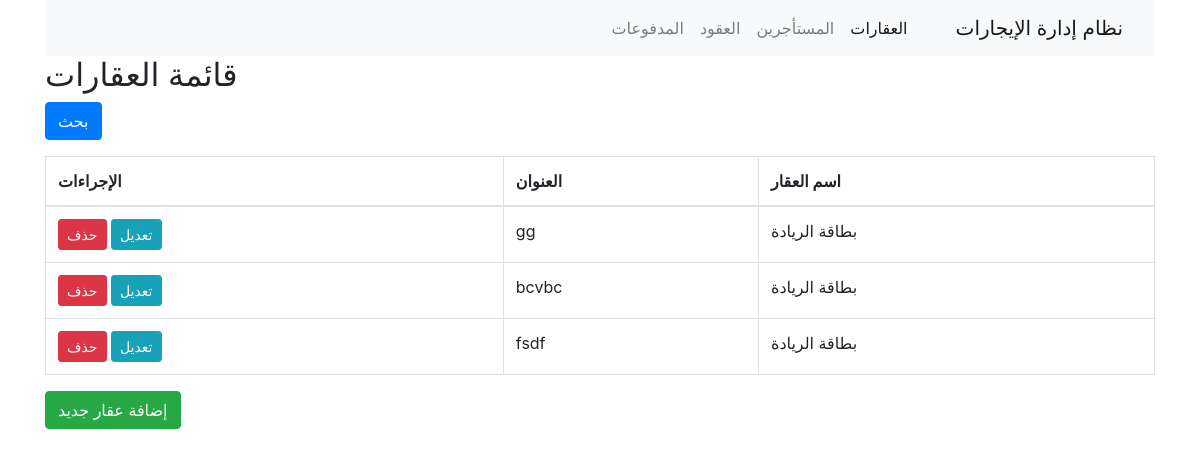
The page /properties/ on the database as committed earlier.
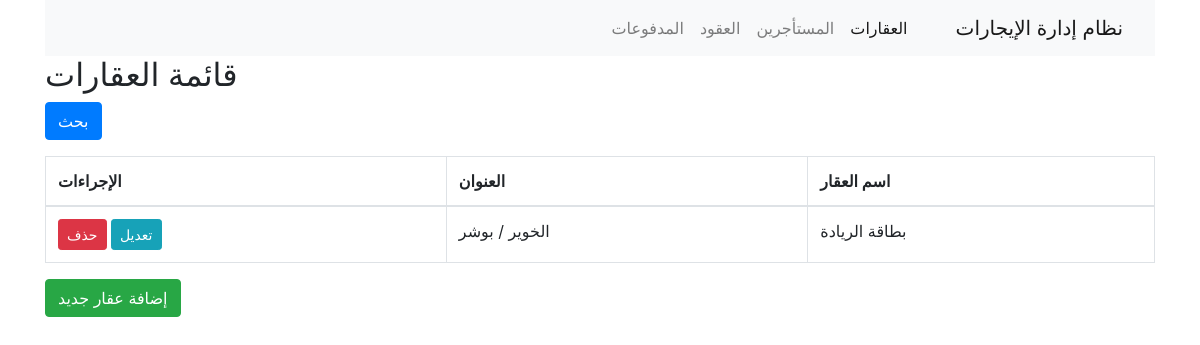
The same page on the database as committed later.
### properties/models.py (models this page shows, shortened)
class Property(models.Model):
    PROPERTY_TYPES = [
        ('apartment', 'شقة'),
        ('officestation', 'مكتب'),
        ('store', 'متجر'),
    ]
    name = models.CharField(verbose_name="اسم العقار", max_length=100)
    address = models.TextField(verbose_name="العنوان")
    property_type = models.CharField(verbose_name="نوع العقار", max_length=20, choices=PROPERTY_TYPES)
    num_rooms = models.IntegerField(verbose_name="عدد الغرف")
    available = models.BooleanField(verbose_name="متاح", default=True)
    description = models.TextField(verbose_name="الوصف", blank=True, null=True)
    created_at = models.DateTimeField(verbose_name="تاريخ الإضافة", auto_now_add=True)

### properties/views.py (the view)
# urls.py: path('properties/', PropertyListView.as_view(), name='property_list'),
class PropertyListView(ListView):
    model = Property
    template_name = 'property_list.html'
    context_object_name = 'properties'
    paginate_by = 10
    def get_queryset(self):
        queryset = Property.objects.all()
        query = self.request.GET.get('query')
        if query:
            queryset = queryset.filter(name__icontains=query)
        return queryset
    def get_context_data(self, **kwargs):
        context = super().get_context_data(**kwargs)
        context['form'] = PropertySearchForm(self.request.GET or None)
        return context

### properties/templates/property_list.html (shortened to what this page needs)
{% extends 'base.html' %}
{% block content %}
<h2>قائمة العقارات</h2>
<form method="GET" action="">
  <button type="submit" class="btn btn-primary">بحث</button>
</form>
<table class="table table-bordered mt-3">
  <thead>
    <tr>
      <th>اسم العقار</th>
      <th>العنوان</th>
      <th>الإجراءات</th>
    </tr>
  </thead>
  <tbody>
    {% for property in properties %}
    <tr>
      <td>{{ property.name }}</td>
      <td>{{ property.address }}</td>
      <td>
        <a href="{% url 'property_edit' property.pk %}" class="btn btn-info btn-sm">تعديل</a>
        <a href="{% url 'property_delete' property.pk %}" class="btn btn-danger btn-sm">حذف</a>
      </td>
    </tr>
    {% empty %}
    <tr>
      <td colspan="3">لا توجد عقارات</td>
    </tr>
    {% endfor %}
  </tbody>
</table>
<a href="{% url 'property_add' %}" class="btn btn-success">إضافة عقار جديد</a>
{% endblock %}

Rows that differ between the two databases and show on the page:
removed Property: name "بطاقة الريادة", address "bcvbc"
removed Property: name "بطاقة الريادة", address "fsdf"
changed Property "بطاقة الريادة": address "gg" → "الخوير / بوشر"
